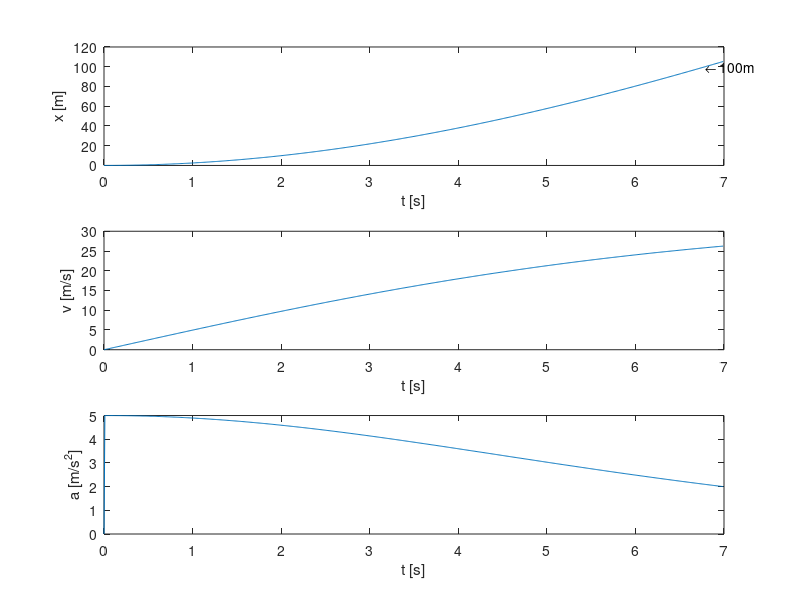

Write the MATLAB code that produced this figure.
clear all; clf; 
% Physical constants
F = 400;     % N 
m = 80;      % kg
rho = 1.293; % kg/m^3
A = 0.45;    % m^2
C_D = 1.2;
w = 0;       % m/s
dt = 0.01;   % We needed a reasonable time interval, 
             % just small enough to make a 'smooth' plot
             % and to read data close to the exact value
time = 7;    % s
% Initial conditions
v0 = 0;
x0 = 0;
% Numerical initialization
n = time/dt;
x = zeros(n, 1);
v = zeros(n, 1);
a = zeros(n, 1);
t = zeros(n, 1);
% Set initial values
x(1) = x0;
v(1) = v0;
% Integration loop
for i = 1:n-1
    a(i+1) = (F - 0.5*rho*C_D*A*(v(i))^2)/m;
    v(i+1) = v(i) + a(i+1)*dt;
    x(i+1) = x(i) + v(i+1)*dt;
    t(i+1) = t(i) + dt;
end
% Plot results
subplot(3,1,1);
plot(t,x);
text(6.79, 100.0831,'\leftarrow 100m','HorizontalAlignment','left')
xlabel('t [s]');
ylabel('x [m]');
subplot(3,1,2);
plot(t,v);
xlabel('t [s]');
ylabel('v [m/s]');
subplot(3,1,3);
plot(t,a);
xlabel('t [s]');
ylabel('a [m/s^2]');